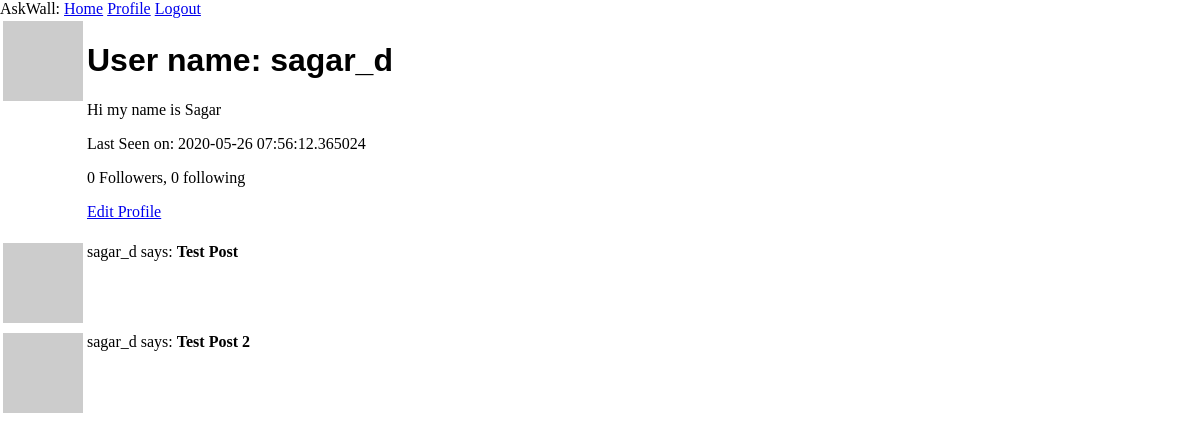
Before: /user/sagar_d (signed in) with the older database file.
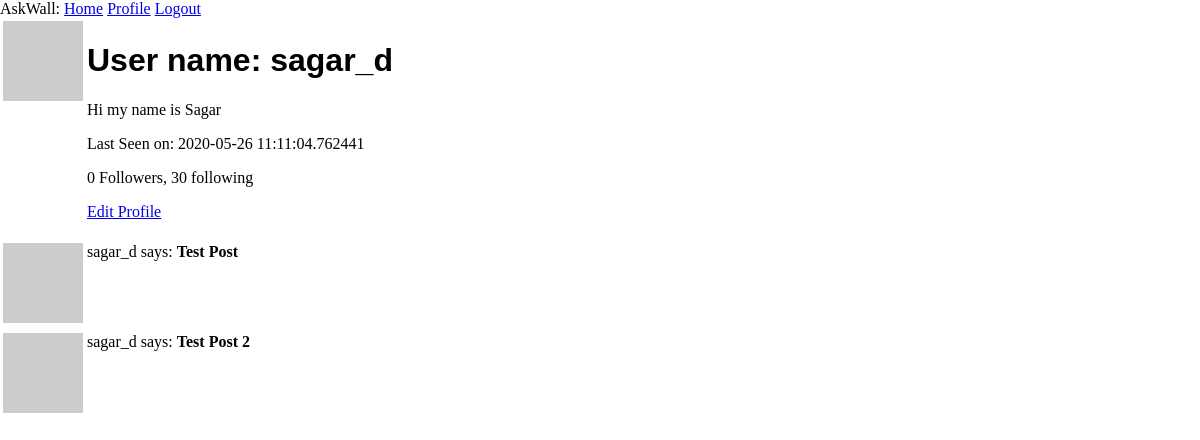
After: the same page with the newer database file.
### app/models.py (models this page shows, shortened)
class User(UserMixin, db.Model):
	id = db.Column(db.Integer, primary_key= True)
	username = db.Column(db.String(64), index = True)
	email = db.Column(db.String(120), index = True)
	password_hash = db.Column(db.String(128))
	posts = db.relationship('Post', backref='author', lazy='dynamic')
	about_me = db.Column(db.String(150))
	last_seen = db.Column(db.DateTime, default=datetime.utcnow)
	followed = db.relationship(
		'User', secondary=followers,
		primaryjoin = (followers.c.follower_id == id),
		secondaryjoin = (followers.c.followed_id == id),
		backref = db.backref('followers', lazy='dynamic'), lazy ='dynamic')
	def avatar(self, size):
		digest = md5(self.email.lower().encode('utf-8')).hexdigest()
		return 'http://www.gravatar.com/avatar/{}?d=identicon&s={}'.format(digest, size)

### app/routes.py (the view)
@app.route('/user/<username>')
@login_required
def user(username):
	user = User.query.filter_by(username=username).first_or_404()
	posts = [
		{'author': user, 'body':'Test Post'},
		{'author': user, 'body':'Test Post 2'}
	]
	return render_template('user.html', user=user, posts=posts)

### app/models.py (called while the page is built)
@login.user_loader
def load_user(id):
	return User.query.get(int(id))

### app/routes.py (called while the page is built)
@app.before_request
def before_request():
	if current_user.is_authenticated:
		current_user.last_seen = datetime.utcnow()
		db.session.commit()

### app/templates/user.html
{% extends "base.html" %}
{% block content %}
	<table>
		<tr valign="top">
			<td><img src="{{ user.avatar(128) }}"></td>
			<td>
				<h1> User name: {{ user.username }}</h1>
				{% if user.about_me %}
					<p> {{ user.about_me }}</p>
				{% endif %}
				{% if user.last_seen %}
					<p>Last Seen on: {{ user.last_seen }}</p>
				{% endif %}
				<p> {{user.followers.count() }} Followers, {{ user.followed.count() }} following</p>
				{% if user == current_user %}
					<p><a href="{{ url_for('edit_profile') }}">Edit Profile</a></p>
				{% elif current_user.is_following(user) %}
				<p><a href="{{ url_for('unfollow', username= user.username) }}">UnFoollow</a></p>
				{% elif not current_user.is_following(user) %}
				<p><a href="{{ url_for('follow', username= user.username) }}">Foollow</a></p>
				{% endif %}
			</td>
		</tr>
	</table>
	{% for post in posts %}
		{% include "_post.html" %}
	{% endfor %}
{% endblock %}

### app/templates/base.html (shortened to what this page needs)
<!DOCTYPE html>
<html>
<head>
	<link rel="stylesheet" type="text/css" href="{{url_for('static', filename='style.css')}}">
</head>
<body>
	<div>AskWall:
		<a href="{{ url_for('index') }}">Home</a>
		{% if current_user.is_anonymous %}
			<a href="{{ url_for('login') }}">Login</a>
		{% else %}
			<a href="{{ url_for('user', username=current_user.username) }}">Profile</a>
			<a href="{{ url_for('logout') }}">Logout</a>
		{% endif %}
	</div>
	{% block content %} {% endblock %}
</body>
</html>

### app/templates/_post.html
<table>
	<tr valign="top">
		<td><img src="{{ user.avatar(36) }}"></td>
		<td>{{ post.author.username }} says: <b> {{ post.body }} </b></td>
	</tr>
</table>

### app/static/style.css (style rules this page uses)
body, html { margin: 0; padding: 0; }
h1 { font-family: sans-serif; }

Changed rows visible on the page:
changed User "sagar_d": last_seen "2020-05-26 07:56:12.365024" → "2020-05-26 11:11:04.762441"
Other visible differences:
{{ user.followed.count() }}: "0" → "30"
